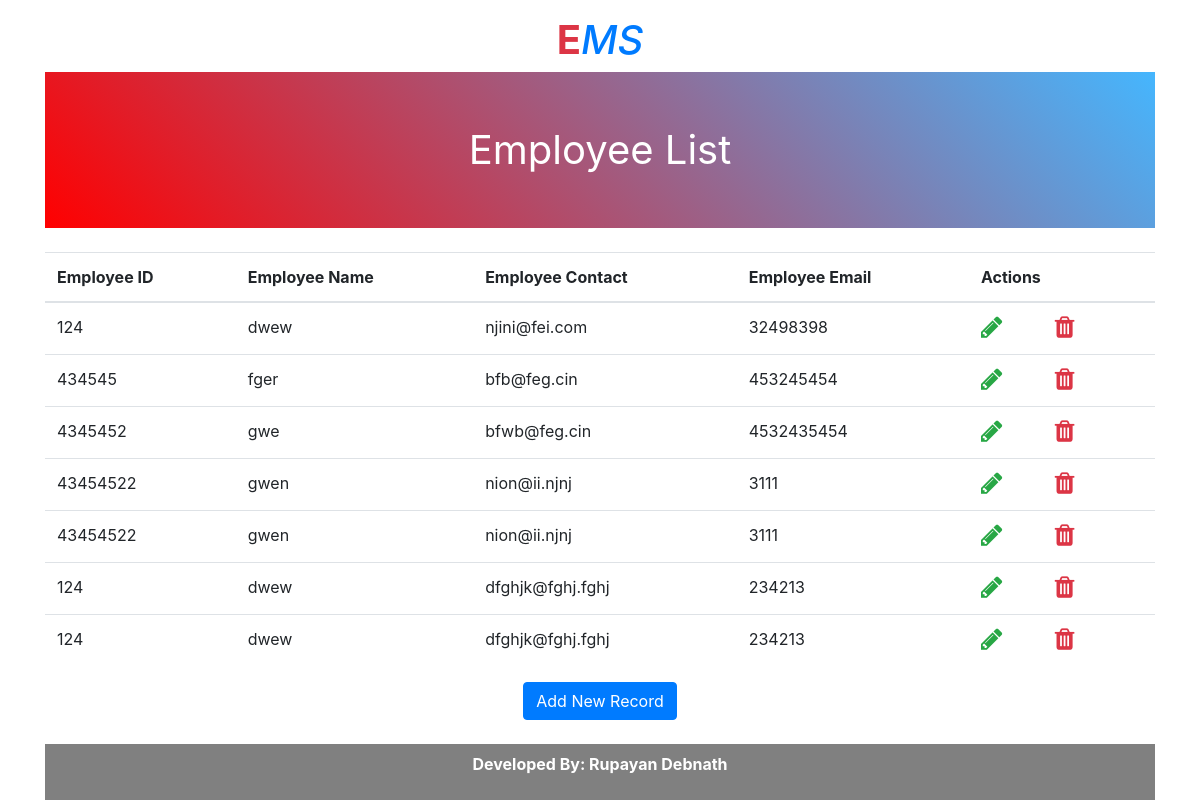
The page /show on the database its author committed.
### ems/models.py (models this page shows)
class Employee(models.Model):
    eid = models.CharField(max_length=20)
    ename = models.CharField(max_length=100)
    eemail =  models.EmailField()
    econtact = models.CharField(max_length=15)
    class Meta:
        db_table = "employee"

### ems/views.py (the view)
# urls.py: path('show', views.show),
def show(request):
    employees = Employee.objects.all()
    return render(request, "show.html", {'employees':employees})

### ems/templates/show.html (shortened to what this page needs)
<!DOCTYPE html>
<html lang="en">
<head>
  <link rel="stylesheet" href="https://stackpath.bootstrapcdn.com/bootstrap/4.4.1/css/bootstrap.min.css">
  <link rel="stylesheet" href="https://stackpath.bootstrapcdn.com/font-awesome/4.7.0/css/font-awesome.min.css">
  {% load static %}
  <link rel="stylesheet" href={% static 'css/style.css' %}>
</head>
<body>
<a href="/emp"><h1 class = "text-center mt-3 position-logo"><span class = "text-danger"><b>E</b></span><span class = "text-primary"><i>MS</i></span></h1></a>
    <div class = "container">
    <div class = "page-title pt-5 pb-5 mb-4">Employee List</div>
        <div class = "table-responsive">
    <table class="table">
        <thead class="">
            <tr>
                <th>Employee ID</th>
                <th>Employee Name</th>
                <th>Employee Contact</th>
                <th>Employee Email</th>
                <th>Actions</th>
            </tr>
        </thead>
        <tbody>
        {% for employee in employees%}
            <tr>
                <td>{{employee.eid}}</td>
                <td>{{employee.ename}}</td>
                <td>{{employee.eemail}}</td>
                <td>{{employee.econtact}}</td>
                <td>
                    <a href="/edit/{{employee.id}}">
                        <span class="glyphicon glyphicon-pencil"><i class="fa fa-pencil text-success" aria-hidden="true"></i>
</span>
                    </a>
                    <a href="/delete/{{employee.id}}"><i class="fa fa-trash text-danger ml-5" aria-hidden="true"></i></a>
                </td>
            </tr>
            {% endfor %}
        </tbody>
    </table>
    </div>
    </div>
    <center><a href="/emp" class="btn btn-primary">Add New Record</a></center>
<div class = "container"><footer class = "footer-style mt-4 text-center w-100 pt-2 pb-2">
<p><b>Developed By: Rupayan Debnath</b></p>
</footer></div>
</body>
</html>

### ems/static/css/style.css (style rules this page uses)
.footer-style { color: white; background-color: grey; }
.page-title { background-image: linear-gradient(45deg, red, #45b6fe); color: white; font-size: 40px; text-align: center; }
.fa-pencil, .fa-trash { font-size: 25px !important; }

### rows shown on the page
Employee: eid "124", ename "dwew", eemail "njini@fei.com", econtact "32498398"
Employee: eid "434545", ename "fger", eemail "bfb@feg.cin", econtact "453245454"
Employee: eid "4345452", ename "gwe", eemail "bfwb@feg.cin", econtact "4532435454"
Employee: eid "43454522", ename "gwen", eemail "nion@ii.njnj", econtact "3111"
Employee: eid "43454522", ename "gwen", eemail "nion@ii.njnj", econtact "3111"
Employee: eid "124", ename "dwew", eemail "dfghjk@fghj.fghj", econtact "234213"
Employee: eid "124", ename "dwew", eemail "dfghjk@fghj.fghj", econtact "234213"
